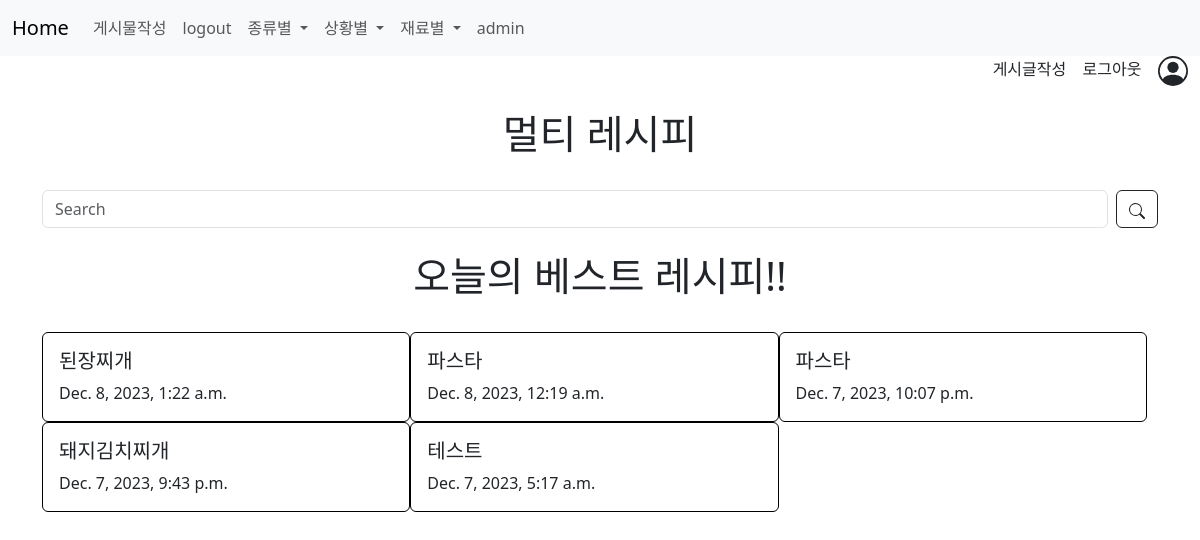
The app's page /posts/ (signed in) with its own data.
### accounts/models.py (models this page shows)
class User(AbstractUser):
    pass

### posts/models.py (models this page shows, shortened)
class Post(models.Model):
    title = models.CharField(max_length=50)
    serving = models.IntegerField()
    created_at = models.DateTimeField(auto_now_add=True)
    updated_at = models.DateTimeField(auto_now=True)
    CATE_CHOICES1 = (('한식', '한식'), ('양식', '양식'), ('일식', '일식'), ('기타', '기타'))
    cate1 = models.CharField(
        max_length=10,
        choices = CATE_CHOICES1,
        default='한식',
    )
    CATE_CHOICES2 = (('모임용', '모임용'), ('원팬/스피디', '원팬/스피디'), ('술안주', '술안주'), ('일상', '일상'), ('다이어트', '다이어트'), ('디저트', '디저트'))
    cate2 = models.CharField(
        max_length=10,
        choices = CATE_CHOICES2,
        default='모임용',
    )
    CATE_CHOICES3 = (('소고기' ,'소고기'),('돼지고기' ,'돼지고기'),('닭고기' ,'닭고기'),('육류' ,'육류'),('채소' ,'채소'),('생선' ,'생선'),('해물' ,'해물'),('쌀' ,'쌀'),('밀가루' ,'밀가루'),('면' ,'면'),('콩/견과류' ,'콩/견과류'),('달걀/유제품' ,'달걀/유제품'),('가공식품류' ,'가공식품류'),('기타' ,'기타'))
    cate3 = models.CharField(
        max_length=10,
        choices = CATE_CHOICES3,
        default='기타',
    )
    user = models.ForeignKey(settings.AUTH_USER_MODEL, on_delete=models.CASCADE)

### posts/views.py (the view)
# urls.py: path('', views.index, name='index'),
def index(request):
    posts = Post.objects.all().order_by('-id')
    context = {
        'posts': posts,
    }
    return render(request, 'index.html', context)

### posts/templates/index.html (shortened to what this page needs)
{% extends 'base.html' %}
{% block body %}
<form class="d-flex" method="POST" action="{% url 'posts:search' %}">
  <input class="form-control me-2" type="search" placeholder="Search" name="searched" aria-label="Search">
  <button class="btn btn-outline-dark" type="submit">
  </button>
</form>
<br>
<div class="container text-center">
<h1> 오늘의 베스트 레시피!! </h1>
</div>
<br>
{% for post in posts %}
  <div class="card" style="border: 1px solid black; float: left; width: 33%;">
    <div class="card-body">
      <h5 class="card-title">{{post.title}}</h5>
      <p class="card-text">{{post.created_at}}</p>
    </div>
  </div>
{% endfor %}
{% endblock %}

### templates/_nav.html (shortened to what this page needs)
<nav class="navbar navbar-expand-lg bg-body-tertiary">
  <div class="container-fluid">
    <a class="navbar-brand" href="{% url 'posts:index' %}">Home</a>
    <div class="collapse navbar-collapse" id="navbarNavAltMarkup">
      <div class="navbar-nav">
        {% if user.is_authenticated %}
            <a class="nav-link" href="{% url 'posts:create' %}">게시물작성</a>
            <a class="nav-link" href="{% url 'accounts:logout' %}">logout</a>
          <li class="nav-item dropdown">
            <a class="nav-link dropdown-toggle" href="#" role="button" data-bs-toggle="dropdown" aria-expanded="false">
              종류별
            </a>
          </li>
          <li class="nav-item dropdown">
            <a class="nav-link dropdown-toggle" href="#" role="button" data-bs-toggle="dropdown" aria-expanded="false">
              상황별
            </a>
          </li>
          <li class="nav-item dropdown">
            <a class="nav-link dropdown-toggle" href="#" role="button" data-bs-toggle="dropdown" aria-expanded="false">
              재료별
            </a>
          </li>
          <a class="nav-link" href="{% url 'accounts:mypage' %}">{{user}}</a>
        {% else %}
        <a class="nav-link" href="{% url 'accounts:signup' %}">Signup</a>
        <a class="nav-link" href="{% url 'accounts:login' %}">login</a>
        {% endif %}
      </div>
    </div>
  </div>
</nav>

### records on screen
User: username "admin"
Post: title "된장찌개", created_at "Dec. 8, 2023, 1:22 a.m."
Post: title "파스타", created_at "Dec. 8, 2023, 12:19 a.m."
Post: title "파스타", created_at "Dec. 7, 2023, 10:07 p.m."
Post: title "돼지김치찌개", created_at "Dec. 7, 2023, 9:43 p.m."
Post: title "테스트", created_at "Dec. 7, 2023, 5:17 a.m."
